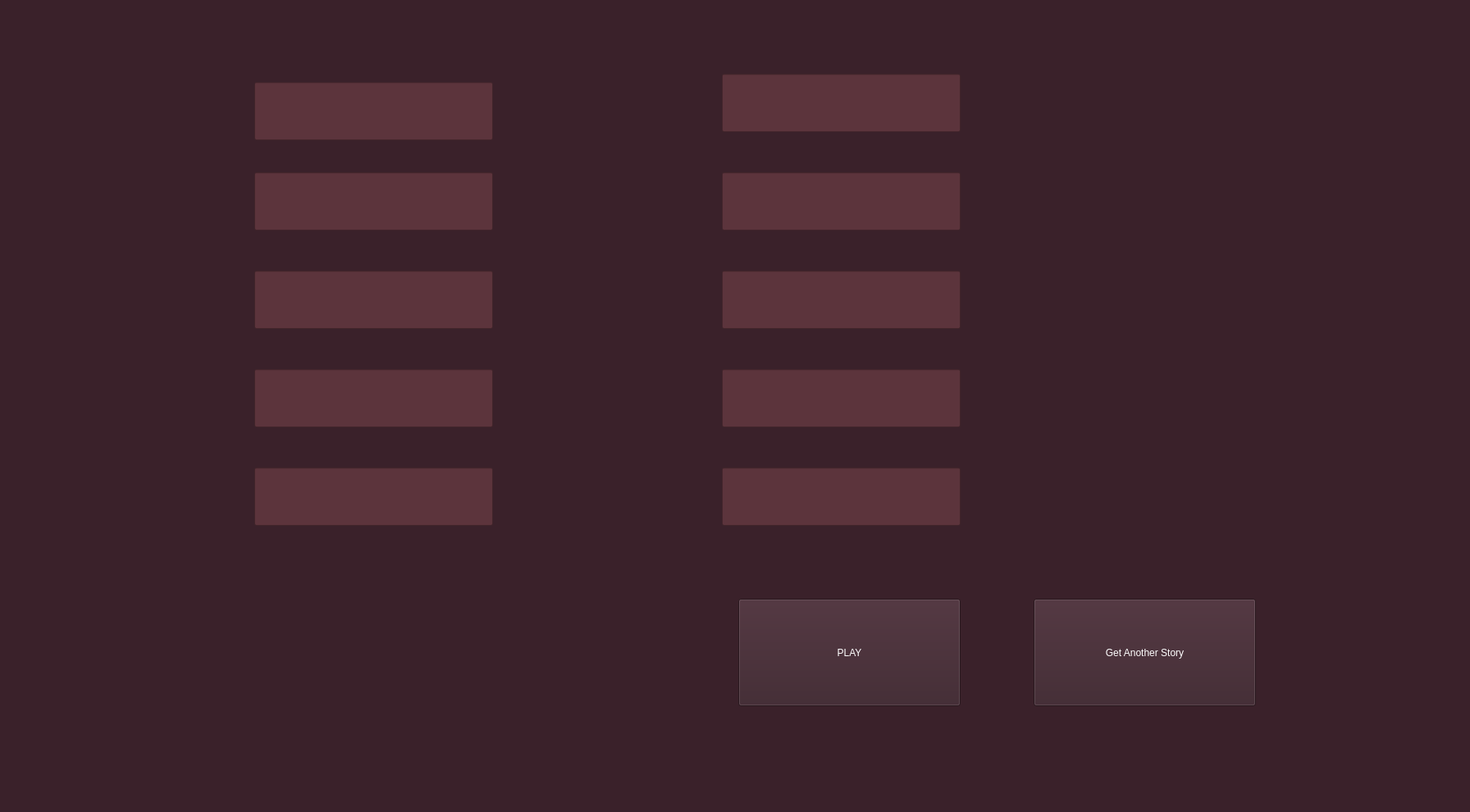
<?xml version="1.0" encoding="UTF-8"?>
<ui version="4.0">
 <class>MainWindow</class>
 <widget class="QMainWindow" name="MainWindow">
  <property name="geometry">
   <rect>
    <x>0</x>
    <y>0</y>
    <width>1792</width>
    <height>990</height>
   </rect>
  </property>
  <property name="windowTitle">
   <string>MainWindow</string>
  </property>
  <property name="styleSheet">
   <string notr="true">background-color: rgb(58, 33, 42);
color: rgb(255, 255, 255);</string>
  </property>
  <widget class="QWidget" name="centralwidget">
   <widget class="QLineEdit" name="submission_1">
    <property name="geometry">
     <rect>
      <x>310</x>
      <y>100</y>
      <width>291</width>
      <height>71</height>
     </rect>
    </property>
    <property name="styleSheet">
     <string notr="true">background-color: rgb(92, 52, 60);
font: 24pt &quot;Avenir Next Condensed&quot;;
</string>
    </property>
    <property name="text">
     <string/>
    </property>
   </widget>
   <widget class="QLabel" name="typeOfWord_1">
    <property name="geometry">
     <rect>
      <x>70</x>
      <y>90</y>
      <width>221</width>
      <height>61</height>
     </rect>
    </property>
    <property name="styleSheet">
     <string notr="true">font: 35pt &quot;Avenir Next Condensed&quot;;
color: rgb(255, 255, 255);</string>
    </property>
    <property name="text">
     <string/>
    </property>
   </widget>
   <widget class="QLineEdit" name="submission_2">
    <property name="geometry">
     <rect>
      <x>310</x>
      <y>210</y>
      <width>291</width>
      <height>71</height>
     </rect>
    </property>
    <property name="styleSheet">
     <string notr="true">background-color: rgb(92, 52, 60);
font: 24pt &quot;Avenir Next Condensed&quot;;
</string>
    </property>
    <property name="text">
     <string/>
    </property>
    <property name="frame">
     <bool>true</bool>
    </property>
   </widget>
   <widget class="QLabel" name="typeOfWord_2">
    <property name="geometry">
     <rect>
      <x>70</x>
      <y>210</y>
      <width>221</width>
      <height>61</height>
     </rect>
    </property>
    <property name="styleSheet">
     <string notr="true">font: 35pt &quot;Avenir Next Condensed&quot;;
color: rgb(255, 255, 255);</string>
    </property>
    <property name="text">
     <string/>
    </property>
   </widget>
   <widget class="QLineEdit" name="submission_3">
    <property name="geometry">
     <rect>
      <x>310</x>
      <y>330</y>
      <width>291</width>
      <height>71</height>
     </rect>
    </property>
    <property name="styleSheet">
     <string notr="true">background-color: rgb(92, 52, 60);
font: 24pt &quot;Avenir Next Condensed&quot;;
border-color: rgb(255, 255, 255);</string>
    </property>
    <property name="text">
     <string/>
    </property>
   </widget>
   <widget class="QLabel" name="typeOfWord_3">
    <property name="geometry">
     <rect>
      <x>70</x>
      <y>330</y>
      <width>221</width>
      <height>61</height>
     </rect>
    </property>
    <property name="styleSheet">
     <string notr="true">font: 35pt &quot;Avenir Next Condensed&quot;;
color: rgb(255, 255, 255);</string>
    </property>
    <property name="text">
     <string/>
    </property>
   </widget>
   <widget class="QLineEdit" name="submission_4">
    <property name="geometry">
     <rect>
      <x>310</x>
      <y>450</y>
      <width>291</width>
      <height>71</height>
     </rect>
    </property>
    <property name="styleSheet">
     <string notr="true">background-color: rgb(92, 52, 60);
font: 24pt &quot;Avenir Next Condensed&quot;;
border-color: rgb(255, 255, 255);</string>
    </property>
    <property name="text">
     <string/>
    </property>
   </widget>
   <widget class="QLabel" name="typeOfWord_4">
    <property name="geometry">
     <rect>
      <x>70</x>
      <y>450</y>
      <width>221</width>
      <height>61</height>
     </rect>
    </property>
    <property name="styleSheet">
     <string notr="true">font: 35pt &quot;Avenir Next Condensed&quot;;
color: rgb(255, 255, 255);</string>
    </property>
    <property name="text">
     <string/>
    </property>
   </widget>
   <widget class="QLineEdit" name="submission_5">
    <property name="geometry">
     <rect>
      <x>310</x>
      <y>570</y>
      <width>291</width>
      <height>71</height>
     </rect>
    </property>
    <property name="styleSheet">
     <string notr="true">background-color: rgb(92, 52, 60);
font: 24pt &quot;Avenir Next Condensed&quot;;
</string>
    </property>
    <property name="text">
     <string/>
    </property>
   </widget>
   <widget class="QLabel" name="typeOfWord_5">
    <property name="geometry">
     <rect>
      <x>70</x>
      <y>570</y>
      <width>221</width>
      <height>61</height>
     </rect>
    </property>
    <property name="styleSheet">
     <string notr="true">font: 35pt &quot;Avenir Next Condensed&quot;;
color: rgb(255, 255, 255);</string>
    </property>
    <property name="text">
     <string/>
    </property>
   </widget>
   <widget class="QLineEdit" name="submission_6">
    <property name="geometry">
     <rect>
      <x>880</x>
      <y>90</y>
      <width>291</width>
      <height>71</height>
     </rect>
    </property>
    <property name="styleSheet">
     <string notr="true">background-color: rgb(92, 52, 60);
font: 24pt &quot;Avenir Next Condensed&quot;;
</string>
    </property>
    <property name="text">
     <string/>
    </property>
   </widget>
   <widget class="QLabel" name="typeOfWord_6">
    <property name="geometry">
     <rect>
      <x>640</x>
      <y>90</y>
      <width>221</width>
      <height>61</height>
     </rect>
    </property>
    <property name="styleSheet">
     <string notr="true">font: 35pt &quot;Avenir Next Condensed&quot;;
color: rgb(255, 255, 255);</string>
    </property>
    <property name="text">
     <string/>
    </property>
   </widget>
   <widget class="QLineEdit" name="submission_7">
    <property name="geometry">
     <rect>
      <x>880</x>
      <y>210</y>
      <width>291</width>
      <height>71</height>
     </rect>
    </property>
    <property name="styleSheet">
     <string notr="true">background-color: rgb(92, 52, 60);
font: 24pt &quot;Avenir Next Condensed&quot;;
</string>
    </property>
    <property name="text">
     <string/>
    </property>
   </widget>
   <widget class="QLabel" name="typeOfWord_7">
    <property name="geometry">
     <rect>
      <x>640</x>
      <y>210</y>
      <width>221</width>
      <height>61</height>
     </rect>
    </property>
    <property name="styleSheet">
     <string notr="true">font: 35pt &quot;Avenir Next Condensed&quot;;
color: rgb(255, 255, 255);</string>
    </property>
    <property name="text">
     <string/>
    </property>
   </widget>
   <widget class="QLineEdit" name="submission_8">
    <property name="geometry">
     <rect>
      <x>880</x>
      <y>330</y>
      <width>291</width>
      <height>71</height>
     </rect>
    </property>
    <property name="styleSheet">
     <string notr="true">background-color: rgb(92, 52, 60);
font: 24pt &quot;Avenir Next Condensed&quot;;
</string>
    </property>
    <property name="text">
     <string/>
    </property>
   </widget>
   <widget class="QLabel" name="typeOfWord_8">
    <property name="geometry">
     <rect>
      <x>640</x>
      <y>330</y>
      <width>221</width>
      <height>61</height>
     </rect>
    </property>
    <property name="styleSheet">
     <string notr="true">font: 35pt &quot;Avenir Next Condensed&quot;;
color: rgb(255, 255, 255);</string>
    </property>
    <property name="text">
     <string/>
    </property>
   </widget>
   <widget class="QLineEdit" name="submission_9">
    <property name="geometry">
     <rect>
      <x>880</x>
      <y>450</y>
      <width>291</width>
      <height>71</height>
     </rect>
    </property>
    <property name="styleSheet">
     <string notr="true">background-color: rgb(92, 52, 60);
font: 24pt &quot;Avenir Next Condensed&quot;;
</string>
    </property>
    <property name="text">
     <string/>
    </property>
   </widget>
   <widget class="QLabel" name="typeOfWord_9">
    <property name="geometry">
     <rect>
      <x>640</x>
      <y>450</y>
      <width>221</width>
      <height>61</height>
     </rect>
    </property>
    <property name="styleSheet">
     <string notr="true">font: 35pt &quot;Avenir Next Condensed&quot;;
color: rgb(255, 255, 255);</string>
    </property>
    <property name="text">
     <string/>
    </property>
   </widget>
   <widget class="QLineEdit" name="submission_10">
    <property name="geometry">
     <rect>
      <x>880</x>
      <y>570</y>
      <width>291</width>
      <height>71</height>
     </rect>
    </property>
    <property name="styleSheet">
     <string notr="true">background-color: rgb(92, 52, 60);
font: 24pt &quot;Avenir Next Condensed&quot;;
</string>
    </property>
    <property name="text">
     <string/>
    </property>
   </widget>
   <widget class="QLabel" name="typeOfWord_10">
    <property name="geometry">
     <rect>
      <x>640</x>
      <y>570</y>
      <width>221</width>
      <height>61</height>
     </rect>
    </property>
    <property name="styleSheet">
     <string notr="true">font: 35pt &quot;Avenir Next Condensed&quot;;
color: rgb(255, 255, 255);</string>
    </property>
    <property name="text">
     <string/>
    </property>
   </widget>
   <widget class="QPushButton" name="playStory">
    <property name="geometry">
     <rect>
      <x>900</x>
      <y>730</y>
      <width>271</width>
      <height>131</height>
     </rect>
    </property>
    <property name="styleSheet">
     <string notr="true">font: 60pt &quot;Avenir Next Condensed&quot;;</string>
    </property>
    <property name="text">
     <string>PLAY</string>
    </property>
   </widget>
   <widget class="QPushButton" name="anotherOne">
    <property name="geometry">
     <rect>
      <x>1260</x>
      <y>730</y>
      <width>271</width>
      <height>131</height>
     </rect>
    </property>
    <property name="styleSheet">
     <string notr="true">font: 34pt &quot;Avenir Next Condensed&quot;;</string>
    </property>
    <property name="text">
     <string>Get Another Story</string>
    </property>
   </widget>
   <widget class="QLabel" name="typeOfWord_11">
    <property name="geometry">
     <rect>
      <x>160</x>
      <y>1030</y>
      <width>221</width>
      <height>61</height>
     </rect>
    </property>
    <property name="styleSheet">
     <string notr="true">font: 35pt &quot;Avenir Next Condensed&quot;;
color: rgb(255, 255, 255);</string>
    </property>
    <property name="text">
     <string/>
    </property>
   </widget>
   <widget class="QLineEdit" name="submission_11">
    <property name="geometry">
     <rect>
      <x>400</x>
      <y>1040</y>
      <width>291</width>
      <height>71</height>
     </rect>
    </property>
    <property name="styleSheet">
     <string notr="true">background-color: rgb(92, 52, 60);
font: 24pt &quot;Avenir Next Condensed&quot;;
</string>
    </property>
    <property name="text">
     <string/>
    </property>
   </widget>
   <widget class="QLabel" name="typeOfWord_12">
    <property name="geometry">
     <rect>
      <x>170</x>
      <y>1040</y>
      <width>221</width>
      <height>61</height>
     </rect>
    </property>
    <property name="styleSheet">
     <string notr="true">font: 35pt &quot;Avenir Next Condensed&quot;;
color: rgb(255, 255, 255);</string>
    </property>
    <property name="text">
     <string/>
    </property>
   </widget>
   <widget class="QLineEdit" name="submission_12">
    <property name="geometry">
     <rect>
      <x>410</x>
      <y>1050</y>
      <width>291</width>
      <height>71</height>
     </rect>
    </property>
    <property name="styleSheet">
     <string notr="true">background-color: rgb(92, 52, 60);
font: 24pt &quot;Avenir Next Condensed&quot;;
</string>
    </property>
    <property name="text">
     <string/>
    </property>
   </widget>
   <widget class="QLabel" name="typeOfWord_13">
    <property name="geometry">
     <rect>
      <x>180</x>
      <y>1050</y>
      <width>221</width>
      <height>61</height>
     </rect>
    </property>
    <property name="styleSheet">
     <string notr="true">font: 35pt &quot;Avenir Next Condensed&quot;;
color: rgb(255, 255, 255);</string>
    </property>
    <property name="text">
     <string/>
    </property>
   </widget>
   <widget class="QLineEdit" name="submission_13">
    <property name="geometry">
     <rect>
      <x>420</x>
      <y>1060</y>
      <width>291</width>
      <height>71</height>
     </rect>
    </property>
    <property name="styleSheet">
     <string notr="true">background-color: rgb(92, 52, 60);
font: 24pt &quot;Avenir Next Condensed&quot;;
</string>
    </property>
    <property name="text">
     <string/>
    </property>
   </widget>
   <widget class="QLabel" name="typeOfWord_14">
    <property name="geometry">
     <rect>
      <x>190</x>
      <y>1060</y>
      <width>221</width>
      <height>61</height>
     </rect>
    </property>
    <property name="styleSheet">
     <string notr="true">font: 35pt &quot;Avenir Next Condensed&quot;;
color: rgb(255, 255, 255);</string>
    </property>
    <property name="text">
     <string/>
    </property>
   </widget>
   <widget class="QLineEdit" name="submission_14">
    <property name="geometry">
     <rect>
      <x>430</x>
      <y>1070</y>
      <width>291</width>
      <height>71</height>
     </rect>
    </property>
    <property name="styleSheet">
     <string notr="true">background-color: rgb(92, 52, 60);
font: 24pt &quot;Avenir Next Condensed&quot;;
</string>
    </property>
    <property name="text">
     <string/>
    </property>
   </widget>
   <widget class="QLabel" name="typeOfWord_15">
    <property name="geometry">
     <rect>
      <x>200</x>
      <y>1070</y>
      <width>221</width>
      <height>61</height>
     </rect>
    </property>
    <property name="styleSheet">
     <string notr="true">font: 35pt &quot;Avenir Next Condensed&quot;;
color: rgb(255, 255, 255);</string>
    </property>
    <property name="text">
     <string/>
    </property>
   </widget>
   <widget class="QLineEdit" name="submission_15">
    <property name="geometry">
     <rect>
      <x>440</x>
      <y>1080</y>
      <width>291</width>
      <height>71</height>
     </rect>
    </property>
    <property name="styleSheet">
     <string notr="true">background-color: rgb(92, 52, 60);
font: 24pt &quot;Avenir Next Condensed&quot;;
</string>
    </property>
    <property name="text">
     <string/>
    </property>
   </widget>
   <widget class="QLabel" name="typeOfWord_16">
    <property name="geometry">
     <rect>
      <x>210</x>
      <y>1080</y>
      <width>221</width>
      <height>61</height>
     </rect>
    </property>
    <property name="styleSheet">
     <string notr="true">font: 35pt &quot;Avenir Next Condensed&quot;;
color: rgb(255, 255, 255);</string>
    </property>
    <property name="text">
     <string/>
    </property>
   </widget>
   <widget class="QLineEdit" name="submission_16">
    <property name="geometry">
     <rect>
      <x>450</x>
      <y>1090</y>
      <width>291</width>
      <height>71</height>
     </rect>
    </property>
    <property name="styleSheet">
     <string notr="true">background-color: rgb(92, 52, 60);
font: 24pt &quot;Avenir Next Condensed&quot;;
</string>
    </property>
    <property name="text">
     <string/>
    </property>
   </widget>
   <widget class="QLabel" name="typeOfWord_17">
    <property name="geometry">
     <rect>
      <x>220</x>
      <y>1090</y>
      <width>221</width>
      <height>61</height>
     </rect>
    </property>
    <property name="styleSheet">
     <string notr="true">font: 35pt &quot;Avenir Next Condensed&quot;;
color: rgb(255, 255, 255);</string>
    </property>
    <property name="text">
     <string/>
    </property>
   </widget>
   <widget class="QLineEdit" name="submission_17">
    <property name="geometry">
     <rect>
      <x>460</x>
      <y>1100</y>
      <width>291</width>
      <height>71</height>
     </rect>
    </property>
    <property name="styleSheet">
     <string notr="true">background-color: rgb(92, 52, 60);
font: 24pt &quot;Avenir Next Condensed&quot;;
</string>
    </property>
    <property name="text">
     <string/>
    </property>
   </widget>
   <widget class="QLabel" name="typeOfWord_18">
    <property name="geometry">
     <rect>
      <x>230</x>
      <y>1100</y>
      <width>221</width>
      <height>61</height>
     </rect>
    </property>
    <property name="styleSheet">
     <string notr="true">font: 35pt &quot;Avenir Next Condensed&quot;;
color: rgb(255, 255, 255);</string>
    </property>
    <property name="text">
     <string/>
    </property>
   </widget>
   <widget class="QLineEdit" name="submission_18">
    <property name="geometry">
     <rect>
      <x>470</x>
      <y>1110</y>
      <width>291</width>
      <height>71</height>
     </rect>
    </property>
    <property name="styleSheet">
     <string notr="true">background-color: rgb(92, 52, 60);
font: 24pt &quot;Avenir Next Condensed&quot;;
</string>
    </property>
    <property name="text">
     <string/>
    </property>
   </widget>
   <widget class="QLabel" name="typeOfWord_19">
    <property name="geometry">
     <rect>
      <x>230</x>
      <y>1100</y>
      <width>221</width>
      <height>61</height>
     </rect>
    </property>
    <property name="styleSheet">
     <string notr="true">font: 35pt &quot;Avenir Next Condensed&quot;;
color: rgb(255, 255, 255);</string>
    </property>
    <property name="text">
     <string/>
    </property>
   </widget>
   <widget class="QLineEdit" name="submission_19">
    <property name="geometry">
     <rect>
      <x>470</x>
      <y>1110</y>
      <width>291</width>
      <height>71</height>
     </rect>
    </property>
    <property name="styleSheet">
     <string notr="true">background-color: rgb(92, 52, 60);
font: 24pt &quot;Avenir Next Condensed&quot;;
</string>
    </property>
    <property name="text">
     <string/>
    </property>
   </widget>
   <widget class="QLabel" name="typeOfWord_20">
    <property name="geometry">
     <rect>
      <x>230</x>
      <y>1100</y>
      <width>221</width>
      <height>61</height>
     </rect>
    </property>
    <property name="styleSheet">
     <string notr="true">font: 35pt &quot;Avenir Next Condensed&quot;;
color: rgb(255, 255, 255);</string>
    </property>
    <property name="text">
     <string/>
    </property>
   </widget>
   <widget class="QLineEdit" name="submission_20">
    <property name="geometry">
     <rect>
      <x>470</x>
      <y>1110</y>
      <width>291</width>
      <height>71</height>
     </rect>
    </property>
    <property name="styleSheet">
     <string notr="true">background-color: rgb(92, 52, 60);
font: 24pt &quot;Avenir Next Condensed&quot;;
</string>
    </property>
    <property name="text">
     <string/>
    </property>
   </widget>
   <widget class="QLabel" name="typeOfWord_21">
    <property name="geometry">
     <rect>
      <x>230</x>
      <y>1100</y>
      <width>221</width>
      <height>61</height>
     </rect>
    </property>
    <property name="styleSheet">
     <string notr="true">font: 35pt &quot;Avenir Next Condensed&quot;;
color: rgb(255, 255, 255);</string>
    </property>
    <property name="text">
     <string/>
    </property>
   </widget>
   <widget class="QLineEdit" name="submission_21">
    <property name="geometry">
     <rect>
      <x>470</x>
      <y>1110</y>
      <width>291</width>
      <height>71</height>
     </rect>
    </property>
    <property name="styleSheet">
     <string notr="true">background-color: rgb(92, 52, 60);
font: 24pt &quot;Avenir Next Condensed&quot;;
</string>
    </property>
    <property name="text">
     <string/>
    </property>
   </widget>
   <widget class="QLabel" name="typeOfWord_22">
    <property name="geometry">
     <rect>
      <x>230</x>
      <y>1100</y>
      <width>221</width>
      <height>61</height>
     </rect>
    </property>
    <property name="styleSheet">
     <string notr="true">font: 35pt &quot;Avenir Next Condensed&quot;;
color: rgb(255, 255, 255);</string>
    </property>
    <property name="text">
     <string/>
    </property>
   </widget>
   <widget class="QLineEdit" name="submission_22">
    <property name="geometry">
     <rect>
      <x>470</x>
      <y>1110</y>
      <width>291</width>
      <height>71</height>
     </rect>
    </property>
    <property name="styleSheet">
     <string notr="true">background-color: rgb(92, 52, 60);
font: 24pt &quot;Avenir Next Condensed&quot;;
</string>
    </property>
    <property name="text">
     <string/>
    </property>
   </widget>
  </widget>
  <widget class="QMenuBar" name="menubar">
   <property name="geometry">
    <rect>
     <x>0</x>
     <y>0</y>
     <width>1792</width>
     <height>24</height>
    </rect>
   </property>
  </widget>
  <widget class="QStatusBar" name="statusbar"/>
 </widget>
 <resources/>
 <connections/>
</ui>
